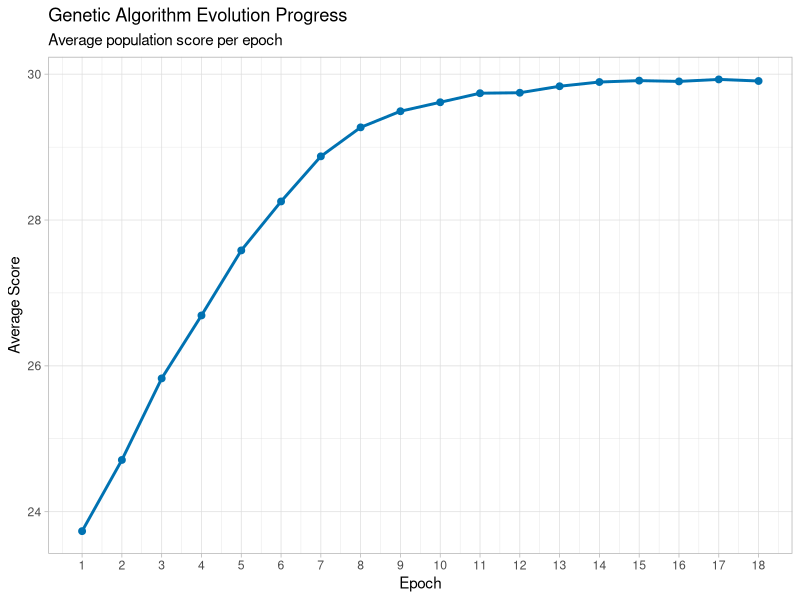
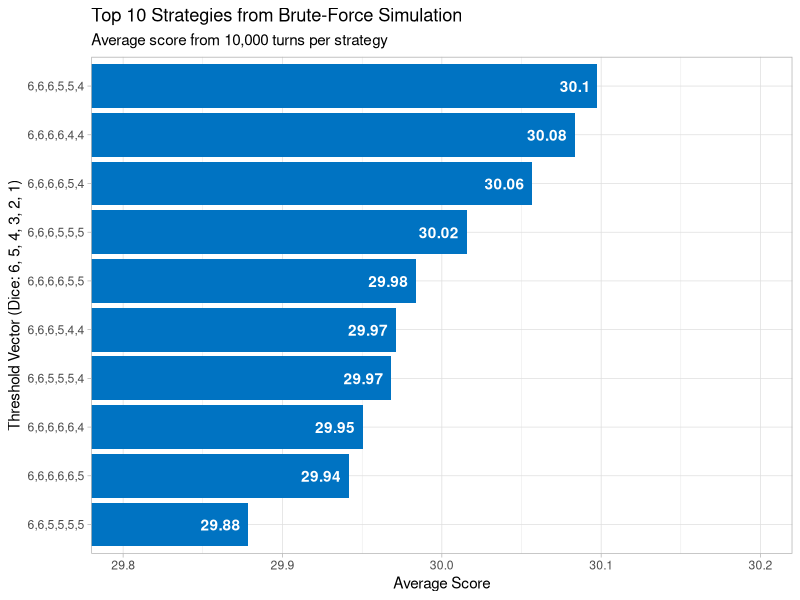
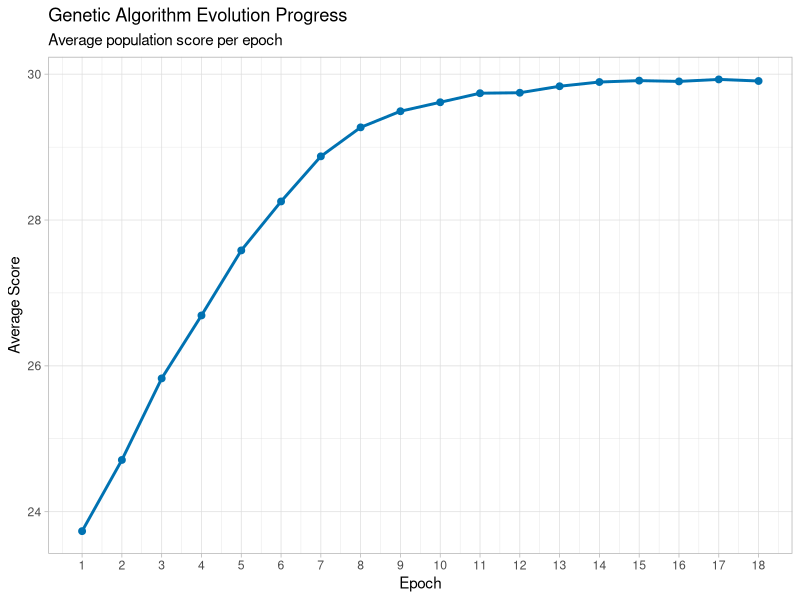

Generate these figures, in order, with R:
## ---- chunk 1
knitr::opts_chunk$set(echo = TRUE)
options(scipen=10) # Print 0.00513 instead of 5.13e-03.

## ---- chunk 2
# This function simulates a player's turn
turn <- function() {
    
    # Number of dice still in game
    dice_left = 6
    
    # The number of current throw
    throw_num = 0
    
    # Final result of the turn
    final = c()
    
    while (dice_left>0){
        
        # Enumerate the throw
        throw_num = throw_num + 1
        
        # In a "bad" throw we do not want to keep any dice
        bad = TRUE
        throw = sample.int(6,size = dice_left, replace = TRUE)
        
        # Choose which dice to keep
        for (die in throw){
            
            if (die>=5){
                final = append(final, die)
                dice_left = dice_left - 1
                bad = FALSE
            }
        }
        
        # We are forced to keep 1 die, so we keep the highest value
        if (bad) {
            final = append(final, max(throw))
            dice_left = dice_left - 1
        }
    }
    
    final_sum = sum(final)
    return(final_sum)
}
## ---- chunk 3
turn()
## ---- chunk 4
e_max <- function(n){
    e = 0
    for (x in 1:6) {
        Fx=x/6
        fx=1/6
        e = e + x*(Fx**n - (Fx-fx)**n)
    }
    return(e)
}
## ---- chunk 5
n_range <- 6:1
expected_maxima <- round(e_max(n_range), digits = 2)
data.frame(n = n_range, expected_maximum = expected_maxima)
## ---- chunk 6
turn <- function(thresholds) {
    
    # We will compute expected maximal values for rolls with 1 to 6 dice
    thresholds <- thresholds

    
    dice_in_game <- 6
    final_hand <- c()
  
    # While we are still left with dice to throw, we will play
    while (dice_in_game > 0) {
    
        throw <- sample.int(n = 6, size = dice_in_game, replace = TRUE)
        initial_throw_size <- length(throw)
        improvement_found <- TRUE
        
        # Now let's choose the dice to keep going from highest value down
        while (improvement_found) {
          
            # Start with no expected improvement
            improvement_found <- FALSE 
          
            if (length(throw) == 0) {
                break
            }
          
            # With more dice left in game, the threshold for keeping is higher
            current_threshold <- thresholds[7-length(throw)]
            indices_to_keep <- which(throw >= current_threshold)
          
            # If we want actually want to keep any, we have found an improvement
            if (length(indices_to_keep) > 0) {
                improvement_found <- TRUE 
                final_hand <- append(final_hand, throw[indices_to_keep])
                throw <- throw[-indices_to_keep]
            }
        }
        
        # If we haven't found any sufficient values, we will bite the bullet and
        # keep the highest value
        if (length(throw) == initial_throw_size) {
            max_index <- which.max(throw)
            final_hand <- append(final_hand, throw[max_index])
            throw <- throw[-max_index]
        }
        
        dice_in_game <- length(throw)
    }
  
    return(sum(final_hand))
}
## ---- chunk 7
all_vectors <- expand.grid(rep(list(6:4), 6))

valid_vectors <- all_vectors[apply(all_vectors, 1, function(x) all(diff(x) <= 0)), ]


valid_vectors <- cbind(valid_vectors, rep(0,nrow(valid_vectors)))
names(valid_vectors) <- c(paste0("T", 1:6),"score")
row.names(valid_vectors) <- NULL
print(valid_vectors)
## ---- chunk 8
n_vectors = nrow(valid_vectors)

for (i in 1:n_vectors) {
    
    current_vector <- as.double(valid_vectors[i,1:6])
    
    sim_results <- replicate(10000, {
        sum(turn(current_vector))
    })
    
    valid_vectors[i,"score"]=mean(sim_results)
    
    cat("iteration", i,"out of",n_vectors, "\n")
}
## ---- chunk 9
print(valid_vectors)

## ---- chunk 10
library(ggplot2)

# Make sure 'score' is numeric
valid_vectors$score <- as.numeric(valid_vectors$score)

# Create a string for the threshold labels
valid_vectors$threshold_label <- apply(valid_vectors[,1:6], 1, function(x) {
  paste(x, collapse = ",")
})

# Get the top 10 vectors
top_10_vectors <- head(valid_vectors[order(valid_vectors$score, decreasing = TRUE), ], 10)

# Create the plot
p1 <- ggplot(top_10_vectors, aes(x = reorder(threshold_label, score), y = score)) +
  geom_bar(stat = "identity", fill = "#0073C2") +
  geom_text(aes(label = round(score, 2)), hjust = 1.2, color = "white", fontface = "bold") +
  
  # coord_flip() flips the x and y axes.
  # So, to zoom the horizontal axis (which was 'y'), we set 'ylim'.
  coord_flip(ylim = c(29.8, 30.2)) + 
  
  labs(
    title = "Top 10 Strategies from Brute-Force Simulation",
    subtitle = "Average score from 10,000 turns per strategy",
    x = "Threshold Vector (Dice: 6, 5, 4, 3, 2, 1)",
    y = "Average Score"
  ) +
  theme_light()

ggsave("bruteforce_results_plot.png", plot = p1, width = 8, height = 5)
## ---- chunk 11
sorted_vectors <- valid_vectors[order(valid_vectors$score, decreasing = TRUE), ]
best_vectors <- head(sorted_vectors, 3)

score <- 0

n_vectors <- nrow(best_vectors)

for (i in 1:n_vectors) {
    
    current_vector <- as.double(best_vectors[i,1:6])
    
    sim_results <- replicate(1000, {
        sum(turn(current_vector))
    })
    
    last_score <- score
    score <- mean(sim_results)
    
    best_vectors[i,"score"] <- score
    
    cat("iteration", i,"out of",n_vectors, "\n")
    
    if (score>last_score) {
        best_sim_results <- sim_results
    }
}
print(best_vectors)
## ---- chunk 12
make_population <- function(n) {
    
    population <- replicate(n,sample(1:6, 6, replace = TRUE))
    
    
    population <- as.data.frame(t(population))
    
    col_names <- (c("T1","T2","T3","T4","T5","T6"))
    colnames(population) <- col_names
    population$score <- replicate(n,0)
    
    return(population)
}
## ---- chunk 13
evaluate_population <- function(population,epoch, n_epochs, sampled_turns){
    
    n_chrom <- nrow(population)
    
    cat(paste("\n--- Evaluating Epoch:", epoch, "---\n"))
    
    pb <- txtProgressBar(min = 0, max=n_chrom, style = 3)
    
    for (chrom_i in 1:n_chrom) {
    
        chromosome <- as.double(population[chrom_i,1:6])
        
        
        repetitions <- ceiling(100 + (sampled_turns-100)*(epoch/n_epochs)^3)
        sim_results <- replicate(repetitions,sum(turn(chromosome)))
        
        sim_score <- mean(sim_results)
        population$score[chrom_i] <- sim_score
        
        setTxtProgressBar(pb, chrom_i)        
    }
    close(pb)
    cat("\n")
    return(population)
}


## ---- chunk 14
crossover <- function(chromosome_x, chromosome_y, crossover_point ,prob_mutate){
    
    child <- c(chromosome_x[1:crossover_point], 
               chromosome_y[(crossover_point + 1):6])
    
    if(runif(1)<=prob_mutate){
        
        mutation_index <- sample(1:6,1)
        mutated_value <- child[mutation_index]
        
        if (mutated_value==1) {
            child[mutation_index] <- 2
        }
        
        else if (mutated_value==6) {
            child[mutation_index] <- 5
        }
        else {
            
            if (runif(1)>0.5){
                child[mutation_index] <- mutated_value -1
            }
            else{
                                   child[mutation_index] <- mutated_value + 1 
            }
        }
    }
    return(child)
}

chx = c(1,1,1,1,1,1)
chy = c(6,6,6,6,6,6)
print(crossover(chx,chy,crossover_point = 3,prob_mutate = 0.1))
## ---- chunk 15
reproduce_population <- function(population){
    
    new_population <- list()
    n <- nrow(population)
    for (i in 1:n) {
        
        contestants_index <- sample(1:n, 4,replace = TRUE)
        contestants <- population[contestants_index,]
        
        if (contestants$score[1]>contestants$score[2]) {
            chromosome_x <- as.numeric(contestants[1,1:6])
        }
        else {
            chromosome_x <- as.numeric(contestants[2,1:6])
        }
        
        if (contestants$score[3]>contestants$score[4]) {
            chromosome_y <- as.numeric(contestants[3,1:6])
        }
        else {
            chromosome_y <- as.numeric(contestants[4,1:6]) 
        }
        child <- crossover(chromosome_x = chromosome_x,
                           chromosome_y = chromosome_y,
                           crossover_point = 3,
                           prob_mutate = 0.1)
        child <- c(child,0)
        new_population[[i]] <- child
    }
    new_population <- as.data.frame(do.call(rbind,new_population))
    colnames(new_population) <- colnames(population)
    return(new_population)
}
## ---- chunk 16
create_evolution_plot <- function(evolution_progress){
  library(ggplot2)
  p <- ggplot(evolution_progress, aes(x = epoch, y = epoch_avg_score)) +
      
      # Add a blue line, make it slightly thicker
      geom_line(color = "#0072B2", size = 1) + 
      
      # Add points for each epoch to show the discrete steps
      geom_point(color = "#0072B2", size = 2) + 
      
      # Make sure the x-axis only shows integer epoch numbers
      scale_x_continuous(breaks = 1:length(evolution_progress$epoch)) +
      
      # Add better titles and labels
      labs(
        title = "Genetic Algorithm Evolution Progress",
        subtitle = "Average population score per epoch",
        x = "Epoch",
        y = "Average Score"
      ) +
      
      # theme_minimal() is great, theme_light() is also a clean option
      theme_light() 
      return(p)
}
## ---- chunk 17

evolve <- function(n, n_epochs, sampled_turns, early_stop=5){
    
    best_chromosome <- c(0,0,0,0,0,0,0)
    last_best_chromosome <- c(0,0,0,0,0,0,0)
    i_early_stop <- 0

    evolution_progress <- list()
    
    for (epoch in 1:n_epochs){
        
        if (epoch==1){
            population <- make_population(n)
        }
        else {
            population <- reproduce_population(population = population)
        }
        
        population <- evaluate_population(population = population,
                                          epoch = epoch,
                                          n_epochs = n_epochs,
                                          sampled_turns = sampled_turns)
        
        last_best_chromosome <- best_chromosome
        best_chromosome <- as.numeric(population[which.max(population$score),])
        cat("--- Best Chromosome:",
            best_chromosome,
            " ---","\n","\n","\n")
        if(identical(last_best_chromosome[1:6],best_chromosome[1:6])){
            i_early_stop <- i_early_stop +1
        }
        else {
            i_early_stop <- 0
        }
        
        evolution_progress[[epoch]] <- c(epoch,mean(population$score))
        
        if (i_early_stop>=early_stop) {
            cat("Stopping early, solution did not change for",i_early_stop,"epochs.","\n")
            break
        }
    }
    
    evolution_progress <- as.data.frame(do.call(rbind,evolution_progress))
    colnames(evolution_progress) <- c("epoch","epoch_avg_score")
    p2 <- create_evolution_plot(evolution_progress = evolution_progress)
    return(list("population"=population, "p2"=p2))
}

evolution <- evolve(n = 100,
             n_epochs = 20,
             sampled_turns = 1000,
             early_stop = 5)

## ---- chunk 18
p2 <- evolution$p2
evolved_population <- evolution$population
print(p2)
ggsave("evolution_results_plot.png", plot = p2, width = 8, height = 5)
## ---- chunk 19
cat("Brute force result:","\n",as.numeric((best_vectors[which.max(best_vectors$score),1:7])))
cat("\n","\n")
cat("GA result:","\n",as.numeric(evolved_population[which.max(evolved_population$score),]))
## ---- chunk 20
# 1. Get the basic statistics from your results
x_bar <- mean(best_sim_results)   # Sample Mean
s <- sd(best_sim_results)         # Sample Standard Deviation
n <- length(best_sim_results)     # Sample Size

# 2. Calculate the Standard Error (SE)
# This is the standard deviation of the *sample mean*
se <- s / sqrt(n)

# 3. Get the Critical Value (z-score)
# For a 95% CI, this value is always 1.96
# (You can get it with qnorm(0.975))
z_critical <- 1.96

# 4. Calculate the Margin of Error
margin_of_error <- z_critical * se

# 5. Build the Confidence Interval
lower_bound <- x_bar - margin_of_error
upper_bound <- x_bar + margin_of_error

# Print the results
cat(paste("95% CI: [", round(lower_bound, 3), ",", round(upper_bound, 3), "]\n"))
